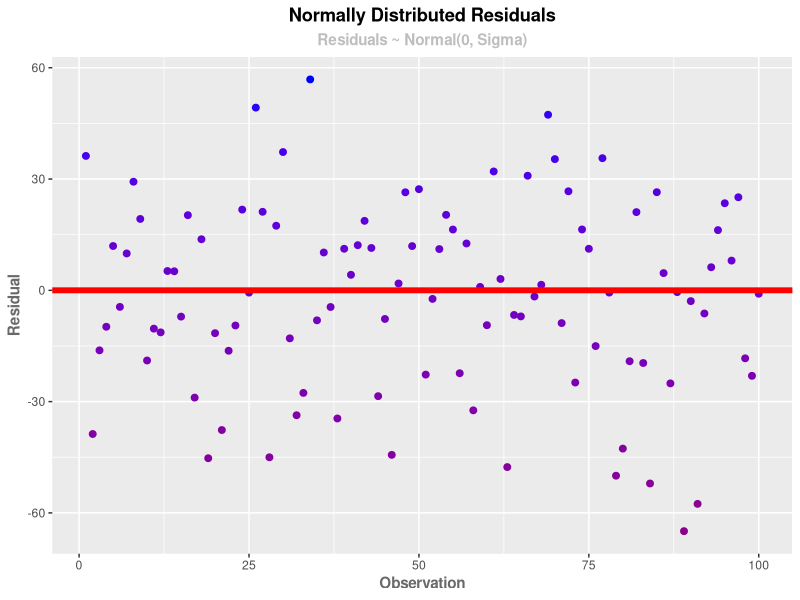

This chart was generated by the following R code:
# Packages ----------------------------------------------------------------

library(ggplot2)


# Data Simulation ---------------------------------------------------------

set.seed(287)
df <- 
        data.frame(
                x = 1:100,
                y = rnorm(100, 0, 25)
        )


# Plot: Normally Distributed Residuals --------------------------------------------------------------------

ggplot(data = df, mapping = aes(x, y, col = y)) +
        geom_point(size = 2) +
        geom_hline(yintercept = 0, col = "red",
                   size = 2) +
        labs(
                title = "Normally Distributed Residuals",
                subtitle = "Residuals ~ Normal(0, Sigma)",
                x = "Observation",
                y = "Residual"
        ) +
        scale_color_gradient(low = "magenta4", high = "blue") +
        theme(
                plot.title = element_text(face = "bold", hjust = .5),
                plot.subtitle = element_text(face = "bold", color = "gray",
                                             hjust = .5),
                axis.title.x = element_text(face = "bold", 
                                            color = "dimgray"),
                axis.title.y = element_text(face = "bold", 
                                            color = "dimgray")
        ) +
        guides(col = "none")